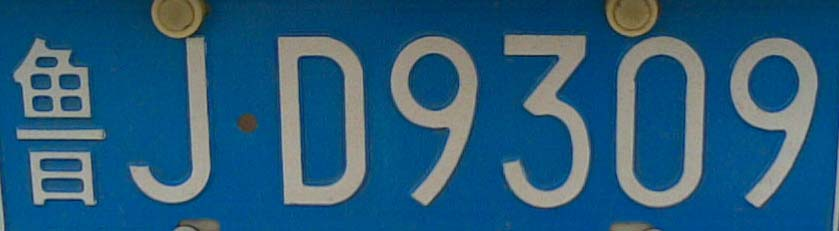
%> input picture Ⅰ类文件分割/I类/鲁JD9309.jpg, 839 x 231 px
$ octave luJD9309.m   (GNU Octave 9; MATLAB toolbox functions it lacks are replaced by stand-ins)
%> lines starting %> are read from the running program, lines starting %| are printed output that depends on the picture; in (x1, y1, x2, y2) boxes, pixels count from 0 and x2, y2 are one past the last pixel; in counts of white or black regions, pixels touching at a corner belong together; the program's own positions count from 1
%%
clear;
close all;
clc;

%% 读取图像
img = imread('鲁JD9309.jpg');
%> img is the input picture: size 231x839x3 uint8; mean R, G, B 39.6, 91.4, 123.7
subplot(3,3, 1);
imshow(img);
title('车牌图像');

%% 灰度处理
img1 = rgb2gray(img);    % RGB图像转灰度图像
subplot(3,3,2);
imshow(img1);
title('灰度图像');
subplot(3,3,3);
imhist(img1);
title('灰度处理后的灰度直方图');

%% 边缘提取
img4 = edge(img1, 'roberts', 0.11, 'both');
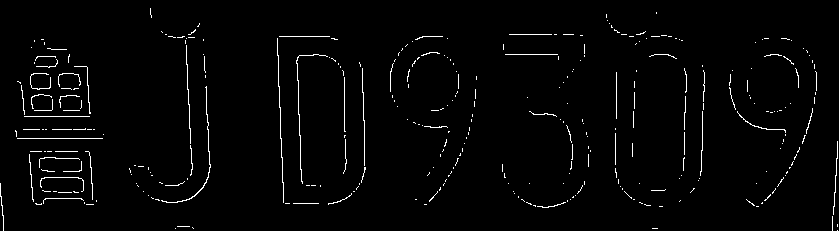
%> img4: size 231x839 logical; 2.1% white in thin lines or dots
subplot(3,3,4);
imshow(img4);
title('roberts算子边缘检测');

%% 平滑图像，图像膨胀
se = strel('rectangle', [50,30]);
img5 = imclose(img4, se);
%> img5: size 231x839 logical; 27.7% white; 8 white regions (3 under 20 px), largest, box (x1, y1, x2, y2) and area: (503, 12, 817, 229) 20796, (277, 36, 477, 205) 16491, (0, 39, 104, 231) 11094, (129, 23, 211, 229) 4910, (832, 141, 838, 231) 284
subplot(3,3,5);
imshow(img5);
title('平滑图像的轮廓');

%% 从图像中删除所有少于2200像素8邻接
img6 = bwareaopen(img5, 2200);
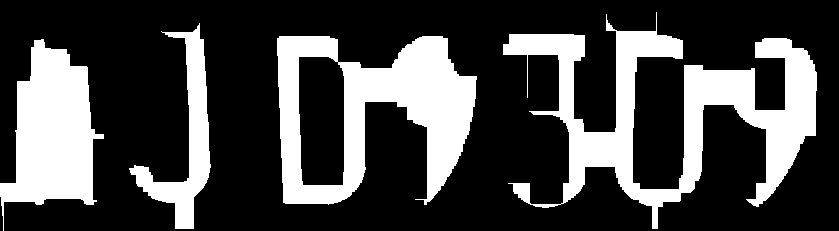
%> img6: size 231x839 logical; 27.5% white; 4 white regions, box (x1, y1, x2, y2) and area: (503, 12, 817, 229) 20796, (277, 36, 477, 205) 16491, (0, 39, 104, 231) 11094, (129, 23, 211, 229) 4910
subplot(3,3,6);
imshow(img6);
title('从图像中移除小对象');

%% 切割出图像
[y, x, z] = size(img6);
%> y = 231; x = 839; z = 1
img7 = double(img6);    % 转成双精度浮点型

% 车牌的蓝色区域
% Y方向
blue_Y = zeros(y, 1);
for i = 1:y
    for j = 1:x
        if(img7(i, j) == 1) % 判断车牌位置区域
            blue_Y(i, 1) = blue_Y(i, 1) + 1;    % 像素点统计
        end
    end
end
%> after the loop, blue_Y = 231 values, max 383 at index 87, min 0 at index 1, mean 230.7

% 找到Y坐标的最小值
img_Y1 = 1;
while (blue_Y(img_Y1) < 5) && (img_Y1 < y)
    img_Y1 = img_Y1 + 1;
end
%> this loop made 23 passes

% 找到Y坐标的最大值
img_Y2 = y;
%> img_Y2 = 231
while (blue_Y(img_Y2) < 5) && (img_Y2 > img_Y1)
    img_Y2 = img_Y2 - 1;
end
%> this loop made 2 passes
%> img_Y2 on passes 1 to 2: 230, 229

% x方向
blue_X = zeros(1, x);
for j = 1:x
    for i = 1:y
        if(img7(i, j) == 1) % 判断车牌位置区域
            blue_X(1, j) = blue_X(1, j) + 1;
        end
    end
end
%> after the loop, blue_X = 839 values, max 198 at index 194, min 0 at index 105, mean 63.52

% 找到x坐标的最小值
img_X1 = 1;
while (blue_X(1, img_X1) < 5) && (img_X1 < x)
    img_X1 = img_X1 + 1;
end
%> this loop made 0 passes
%> after the loop, img_X1 = 1

% 找到x坐标的最小值
img_X2 = x;
%> img_X2 = 839
while (blue_X(1, img_X2) < 5) && (img_X2 > img_X1)
    img_X2 = img_X2 - 1;
end
%> this loop made 22 passes
%> img_X2 on passes 1 to 12: 838, 837, 836, 835, 834, 833, 832, 831, 830, 829, 828, 827

% 对图像进行裁剪
img8 = img(img_Y1:img_Y2, img_X1:img_X2, :);
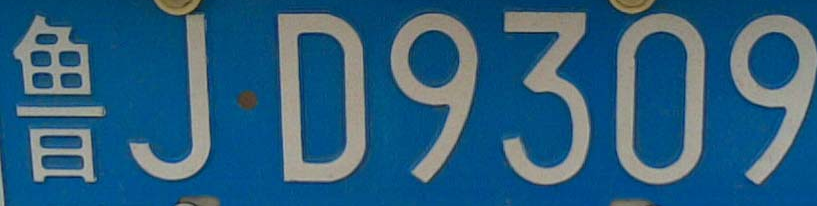
%> img8: size 206x817x3 uint8; mean R, G, B 43.3, 94.8, 127.2
subplot(3,3,7);
imshow(img8);
title('定位剪切后的彩色车牌图像')
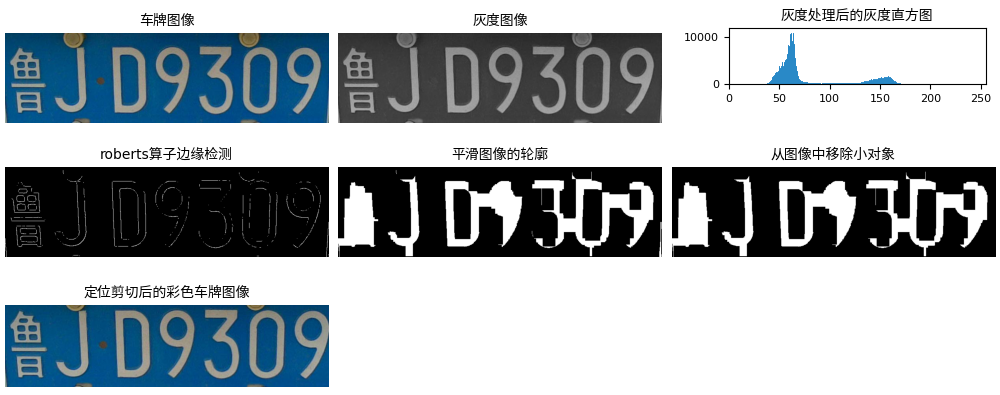
%> figure redrawn from the program's plot data, 7 panels

% 保存提取出来的车牌图像
imwrite(img8, '车牌图像.jpg');

%% 对车牌图像作图像预处理
plate_img = imread('车牌图像.jpg');
plate_img=img8;

% 转换成灰度图像
plate_img1 = rgb2gray(plate_img);    % RGB图像转灰度图像
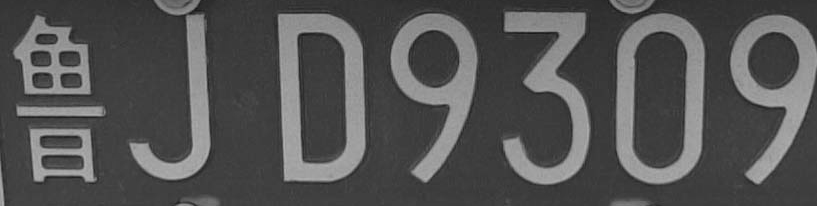
%> plate_img1: size 206x817 uint8; min 22, max 179, mean 83
figure;
subplot(3, 3, 1);
imshow(plate_img1);
title('灰度图像');
subplot(3, 3, 2);
imhist(plate_img1);
title('灰度处理后的灰度直方图');

%将图像锐化
Ig2=double(plate_img1);
w=fspecial('laplacian',0);
g1=imfilter(plate_img1,w,'replicate');
plate_img1=plate_img1-g1;
subplot(3,3,3);
imshow(plate_img1);
title('锐化图');


% [16 lines of commented-out code are left out]
plate_img3 = im2bw(plate_img1, 0.45);
%> plate_img3: size 206x817 logical; 24.1% white; 20 white regions (5 under 20 px), largest, box (x1, y1, x2, y2) and area: (278, 14, 365, 181) 7336, (616, 14, 704, 184) 6476, (503, 12, 590, 184) 5854
subplot(3,3,7);
imshow(plate_img3);
title('车牌二值图像');

% 中值滤波
plate_img4 = medfilt2(plate_img3);
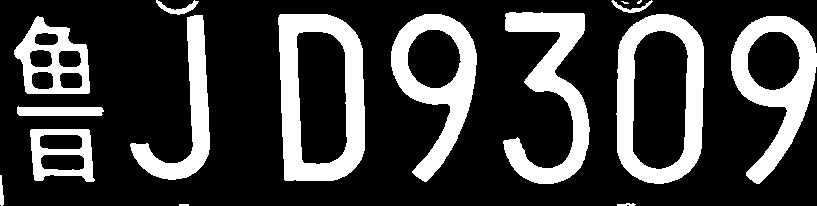
%> plate_img4: size 206x817 logical; 24.1% white; 16 white regions (2 under 20 px), largest, box (x1, y1, x2, y2) and area: (278, 14, 365, 181) 7356, (616, 14, 704, 184) 6503, (503, 12, 590, 184) 5885
subplot(3,3,8);
imshow(plate_img4);
title('中值滤波后的图像');
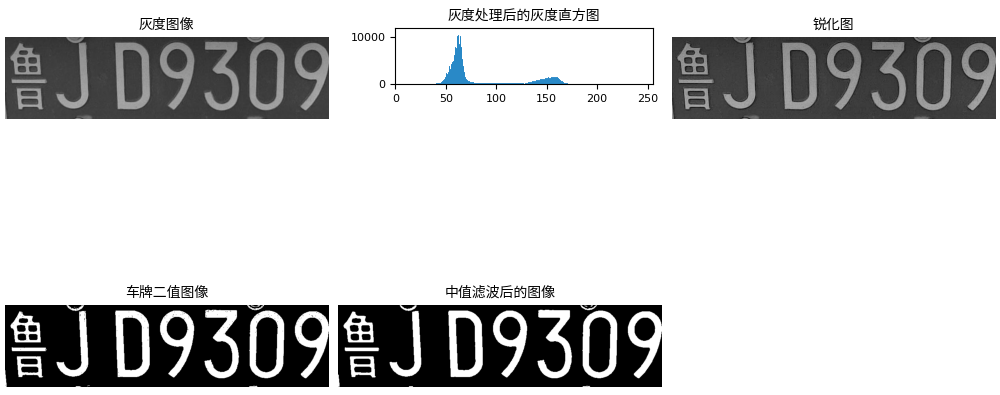
%> figure redrawn from the program's plot data, 5 panels

% [4 lines of commented-out code are left out]

%% 进行字符分割
%> (the run ends here)
